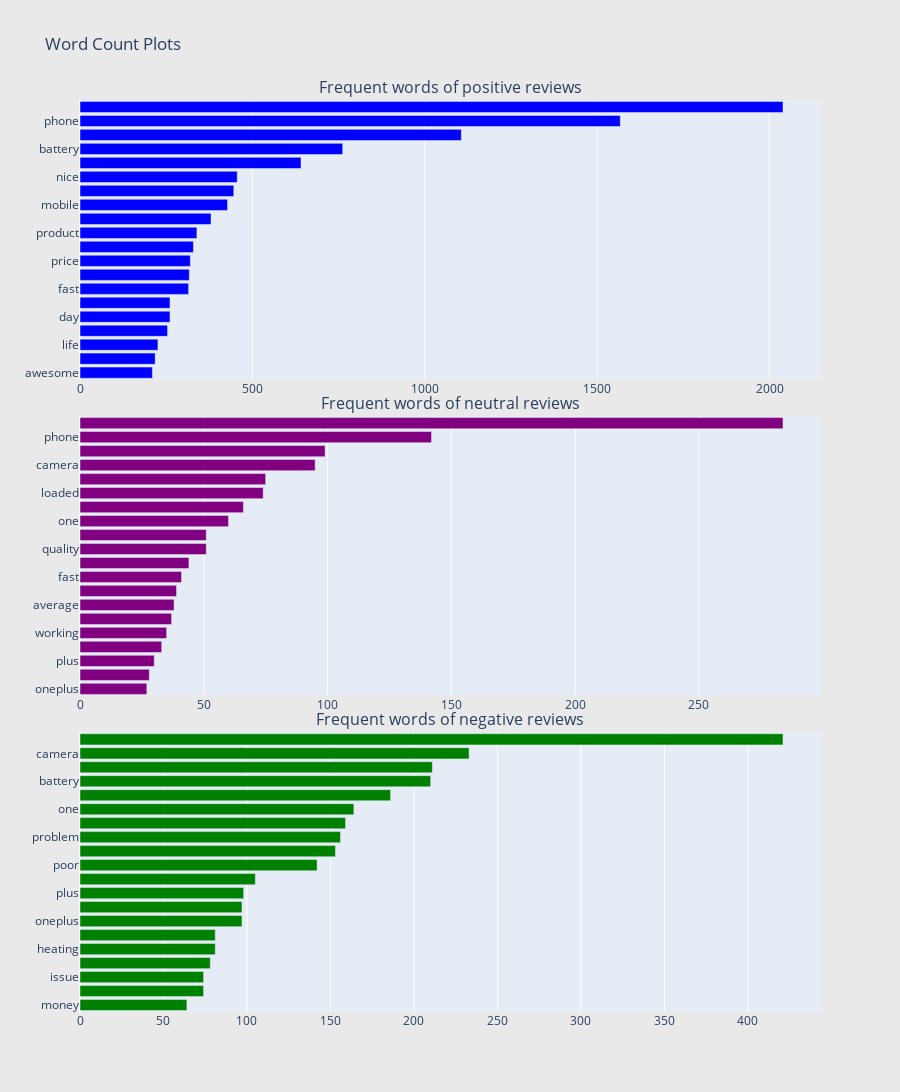

Notebook source saved alongside this figure:
### Code cell
from collections import defaultdict
from plotly import tools
from plotly.offline import iplot
#Filtering data
positive_review = df[df["sentiment"]=='Positive'].dropna()
neutral_review = df[df["sentiment"]=='Neutral'].dropna()
negative_review = df[df["sentiment"]=='Negative'].dropna()

## custom function for ngram generation ##
def generate_ngrams(text, n_gram = 1):
    token = [token for token in text.lower().split(" ") if token != "" if token not in STOPWORDS]
    ngrams = zip(*[token[i:] for i in range(n_gram)])
    return [" ".join(ngram) for ngram in ngrams]

# custom function for horizontal bar chart ##
def horizontal_bar_chart(df, color):
    trace = go.Bar(
        y =df["word"].values[::-1],
        x = df["wordcount"].values[::-1],
        showlegend = False,
        orientation = 'h',
        marker = dict(
            color = color,
        ),
    )
    return trace

## Get the bar chart from positive reviews ##
freq_dict = defaultdict(int)
for sent in positive_review["Review"]:
    for word in generate_ngrams(sent):
        freq_dict[word] += 1
fd_sorted = pd.DataFrame(sorted(freq_dict.items(), key=lambda x: x[1])[::-1])
fd_sorted.columns = ["word", "wordcount"]
trace0 = horizontal_bar_chart(fd_sorted.head(20), 'blue')


## Get the bar chart from neutral reviews ##
freq_dict = defaultdict(int)
for sent in neutral_review["Review"]:
    for word in generate_ngrams(sent):
        freq_dict[word] += 1
fd_sorted = pd.DataFrame(sorted(freq_dict.items(), key=lambda x: x[1])[::-1])
fd_sorted.columns = ["word", "wordcount"]
trace1 = horizontal_bar_chart(fd_sorted.head(20), 'purple')

## Get the bar chart from negative reviews ##
freq_dict = defaultdict(int)
for sent in negative_review["Review"]:
    for word in generate_ngrams(sent):
        freq_dict[word] += 1
fd_sorted = pd.DataFrame(sorted(freq_dict.items(), key=lambda x: x[1])[::-1])
fd_sorted.columns = ["word", "wordcount"]
trace2 = horizontal_bar_chart(fd_sorted.head(20), 'Green')

# Creating two subplots
fig = tools.make_subplots(rows=3, cols=1, vertical_spacing = 0.04,
                          subplot_titles=["Frequent words of positive reviews", "Frequent words of neutral reviews",
                                          "Frequent words of negative reviews"])
fig.append_trace(trace0, 1, 1)
fig.append_trace(trace1, 2, 1)
fig.append_trace(trace2, 3, 1)
fig['layout'].update(height=1200, width=900, paper_bgcolor='rgb(233,233,233)', title="Word Count Plots")
iplot(fig, filename='word-plots')

### Figure 1 — Plotly figure (JSON) as saved in the notebook; plotly's stock layout.template omitted (floating-point values rounded to 4 significant figures)
{"data": [{"marker": {"color": "blue"}, "orientation": "h", "showlegend": false, "type": "bar", "x": [210, 218, 226, 254, 261, 261, 315, 317, 320, 329, 339, 380, 428, 446, 456, 641, 762, 1106, 1567, 2039], "xaxis": "x", "y": ["awesome", "display", "life", "performance", "day", "plus", "fast", "charging", "price", "oneplus", "product", "best", "mobile", "one", "nice", "quality", "battery", "camera", "phone", "good"], "yaxis": "y"}, {"marker": {"color": "purple"}, "orientation": "h", "showlegend": false, "type": "bar", "x": [27, 28, 30, 33, 35, 37, 38, 39, 41, 44, 51, 51, 60, 66, 74, 75, 95, 99, 142, 284], "xaxis": "x2", "y": ["oneplus", "buy", "plus", "product", "working", "hai", "average", "heating", "fast", "charging", "quality", "issue", "one", "mobile", "loaded", "medium", "camera", "battery", "phone", "nan"], "yaxis": "y2"}, {"marker": {"color": "Green"}, "orientation": "h", "showlegend": false, "type": "bar", "x": [64, 74, 74, 78, 81, 81, 97, 97, 98, 105, 142, 153, 156, 159, 164, 186, 210, 211, 233, 421], "xaxis": "x3", "y": ["money", "time", "issue", "product", "heating", "day", "oneplus", "buy", "plus", "good", "poor", "mobile", "problem", "worst", "one", "quality", "battery", "bad", "camera", "phone"], "yaxis": "y3"}], "layout": {"annotations": [{"font": {"size": 16}, "showarrow": false, "text": "Frequent words of positive reviews", "x": 0.5, "xanchor": "center", "xref": "paper", "y": 1, "yanchor": "bottom", "yref": "paper"}, {"font": {"size": 16}, "showarrow": false, "text": "Frequent words of neutral reviews", "x": 0.5, "xanchor": "center", "xref": "paper", "y": 0.6533, "yanchor": "bottom", "yref": "paper"}, {"font": {"size": 16}, "showarrow": false, "text": "Frequent words of negative reviews", "x": 0.5, "xanchor": "center", "xref": "paper", "y": 0.3067, "yanchor": "bottom", "yref": "paper"}], "height": 1200, "paper_bgcolor": "rgb(233,233,233)", "title": {"text": "Word Count Plots"}, "width": 900, "xaxis": {"anchor": "y", "domain": [0, 1]}, "xaxis2": {"anchor": "y2", "domain": [0, 1]}, "xaxis3": {"anchor": "y3", "domain": [0, 1]}, "yaxis": {"anchor": "x", "domain": [0.6933, 1]}, "yaxis2": {"anchor": "x2", "domain": [0.3467, 0.6533]}, "yaxis3": {"anchor": "x3", "domain": [0, 0.3067]}}}
